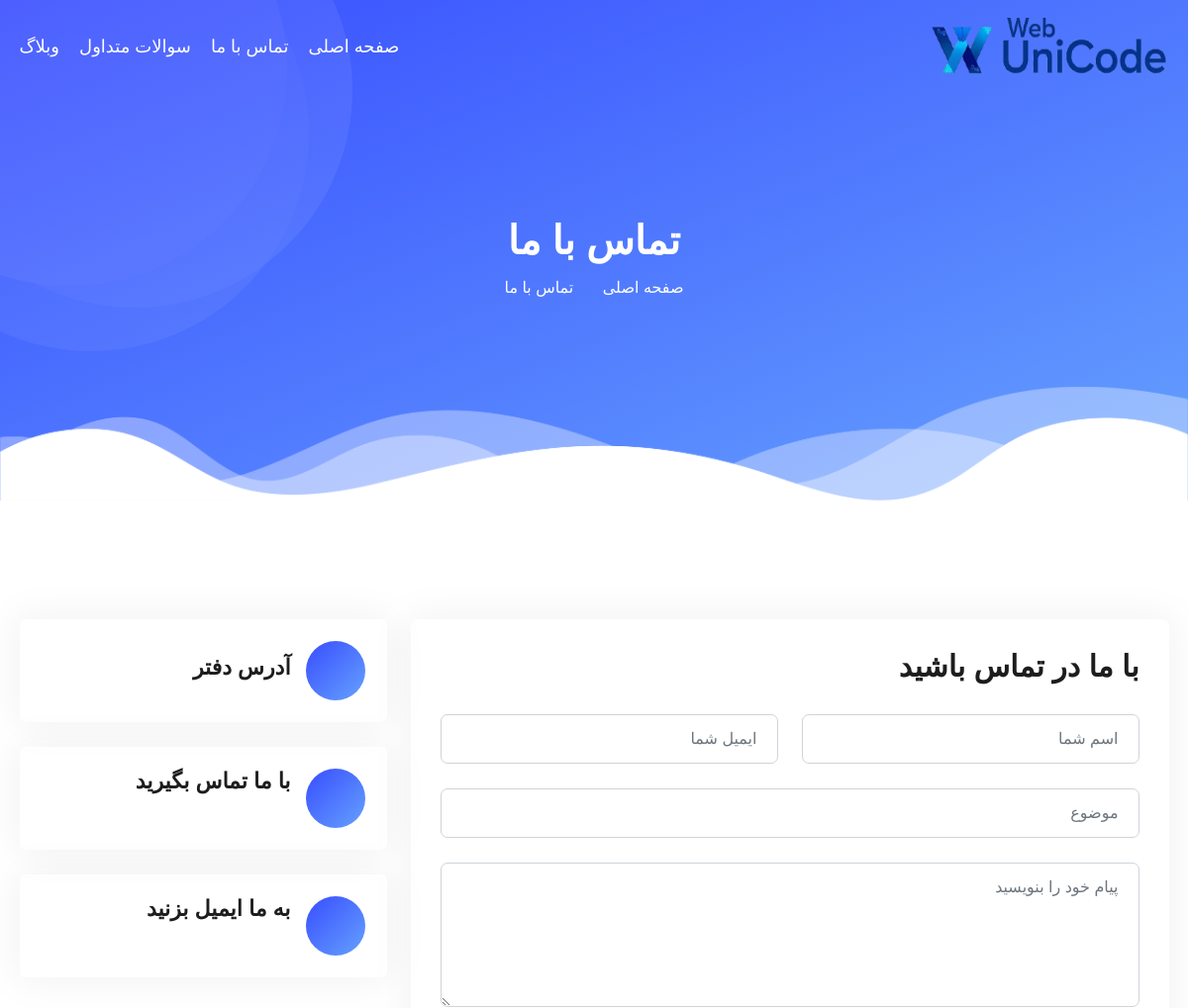
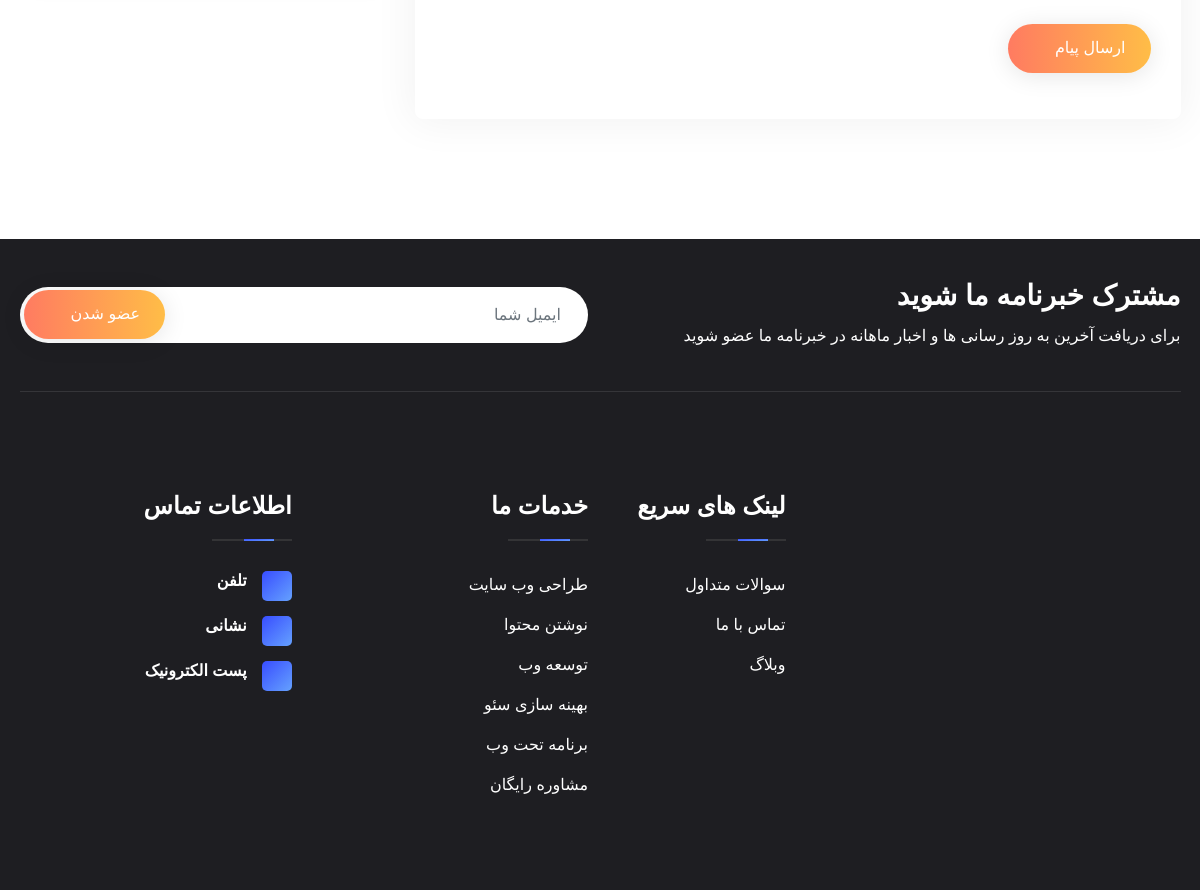
/contact, run on an earlier commit of the app's database (2 pictures, top to bottom).
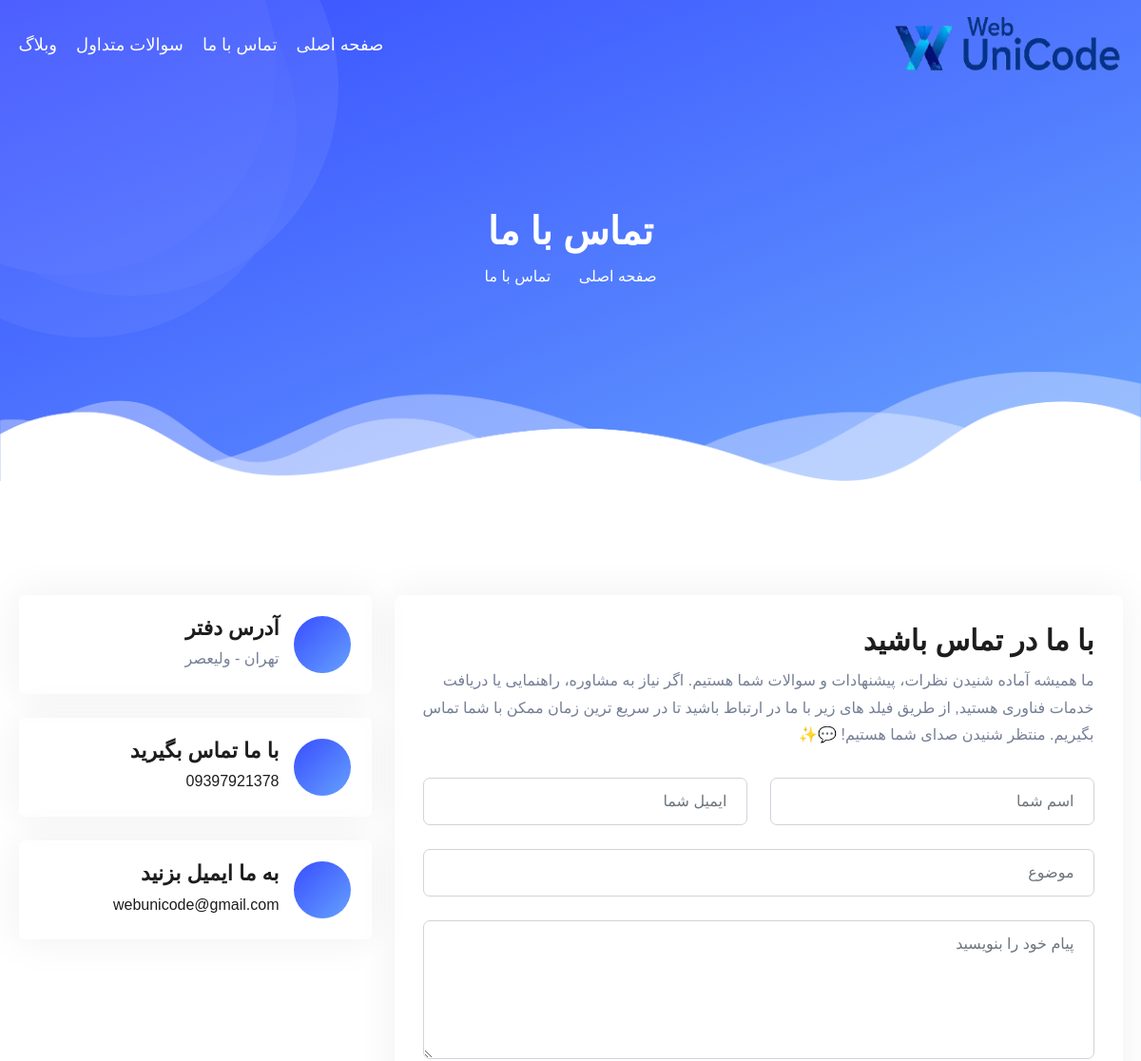
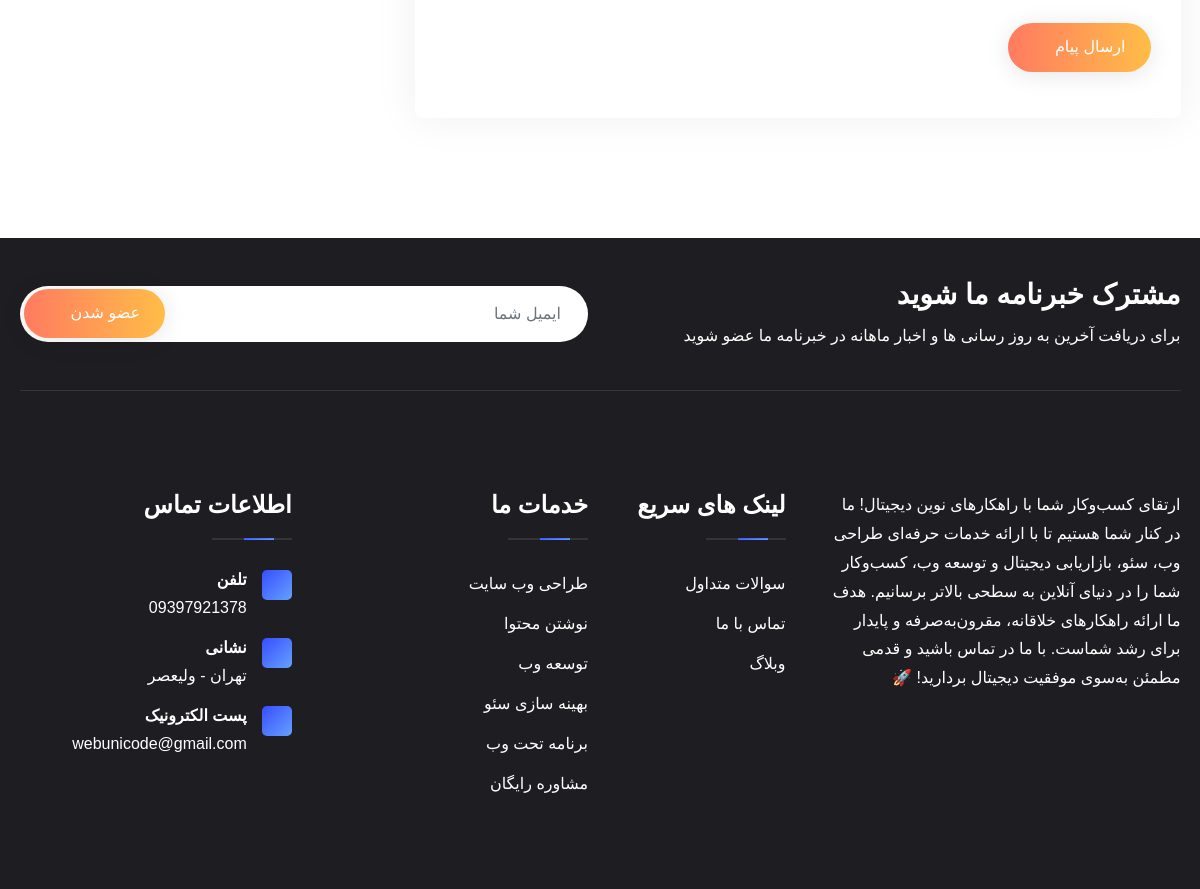
And on a later commit of the database (2 pictures, top to bottom).
### core/models.py (models this page shows, shortened)
class SiteSettings(models.Model):
    about_us_text = models.TextField(null=True, blank=True, verbose_name="متن درباره ما")
    contact_us_text = models.TextField(null=True, blank=True, verbose_name="متن تماس با ما")
    address = models.CharField(max_length=250, null=True, blank=True, verbose_name="آدرس ما")
    phone = models.CharField(max_length=250, null=True, blank=True, verbose_name="تلفن تماس")
    email = models.CharField(max_length=250, null=True, blank=True, verbose_name="ایمیل")
    class Meta:
        verbose_name = "تنظیمات"
        verbose_name_plural = "تنظیمات"

### core/views.py (the view, shortened to what this page needs)
# urls.py: path('contact', views.ContactView.as_view(), name='contact'),
class ContactView(View):
    def get(self, request):
        site_settings = SiteSettings.objects.first()
        form = ContactUsForm()
        return render(request, 'core/contact.html', {'site_settings': site_settings, 'form': form})

### core/forms.py
class ContactUsForm(forms.ModelForm):
    class Meta:
        model = ContactUs
        fields = '__all__'

### core/templates/core/contact.html (shortened to what this page needs)
{% extends 'base.html' %}
{% load static %}
{% block content %}
    <div class="site-breadcrumb">
        <div class="container">
            <h2 class="breadcrumb-title">تماس با ما</h2>
            <ul class="breadcrumb-menu">
                <li><a href="{% url 'core:home' %}">صفحه اصلی</a></li>
                <li class="active">تماس با ما</li>
            </ul>
        </div>
        <div class="hero-shape">
            <img src="{% static 'main/img/shape/03.svg' %}" alt>
        </div>
        <div class="hero-right-circles"></div>
    </div>
    <div class="contact-area py-120">
        <div class="container">
            <div class="contact-wrapper">
                <div class="row">
                    <div class="col-lg-8 align-self-center">
                        <div class="contact-form">
                            <div class="contact-form-header">
                                <h2>با ما در تماس باشید</h2>
                                <p>{{ site_settings.contact_us_text }}</p>
                            </div>
                                <form method="post" id="contact-form">
                                <div class="row">
                                    <div class="col-md-6">
                                        <div class="form-group">
                                            <input type="text" class="form-control" name="name" placeholder="اسم شما" required>
                                        </div>
                                    </div>
                                    <div class="col-md-6">
                                        <div class="form-group">
                                            <input type="email" class="form-control" name="email" placeholder="ایمیل شما" required>
                                        </div>
                                    </div>
                                </div>
                                <div class="form-group">
                                    <input type="text" class="form-control" name="subject" placeholder="موضوع" required>
                                </div>
                                <div class="form-group">
                                    <textarea name="message" cols="30" rows="5" class="form-control" placeholder="پیام خود را بنویسید"></textarea>
                                </div>
                                <button type="submit" class="theme-btn">ارسال
                                    پیام <i class="far fa-paper-plane"></i></button>
                            </form>
                        </div>
                    </div>
                    <div class="col-lg-4">
                        <div class="contact-content">
                            <div class="contact-info">
                                <div class="contact-info-icon">
                                    <i class="fas fa-map-marker-alt"></i>
                                </div>
                                <div class="contact-info-content">
                                    <h5>آدرس دفتر</h5>
                                    <p>{{ site_settings.address }}</p>
                                </div>
                            </div>
                            <div class="contact-info">
                                <div class="contact-info-icon">
                                    <i class="fas fa-phone"></i>
                                </div>
                                <div class="contact-info-content">
                                    <h5>با ما تماس بگیرید</h5>
                                    <a href="tel:{{ site_settings.phone }}">
                                        <p>{{ site_settings.phone }}</p>
                                    </a>
                                </div>
                            </div>
                            <div class="contact-info">
                                <div class="contact-info-icon">
                                    <i class="fas fa-envelope"></i>
                                </div>
                                <div class="contact-info-content">
                                    <h5>به ما ایمیل بزنید</h5>
                                    <p><a href="mailto:{{ site_settings.email }}" class="__cf_email__">{{ site_settings.email }}</a></p>
                                </div>
                            </div>
                        </div>
                    </div>
                </div>
            </div>
        </div>
    </div>
{% endblock %}

### templates/base.html (shortened to what this page needs)
{% load static %}
<!DOCTYPE html>
<html lang="en">
<head>
    <link rel="stylesheet" href="{% static 'main/css/bootstrap.min.css' %}">
    <link rel="stylesheet" href="{% static 'main/css/all-fontawesome.min.css' %}">
    <link rel="stylesheet" href="{% static 'main/css/themify-icons.css' %}">
    <link rel="stylesheet" href="{% static 'main/css/flaticon.css' %}">
    <link rel="stylesheet" href="{% static 'main/css/animate.min.css' %}">
    <link rel="stylesheet" href="{% static 'main/css/magnific-popup.min.css' %}">
    <link rel="stylesheet" href="{% static 'main/css/owl.carousel.min.css' %}">
    <link rel="stylesheet" href="{% static 'main/css/style.css' %}">
</head>
<body>
<header class="header">
    <div class="main-navigation">
        <nav class="navbar navbar-expand-lg">
            <div class="container">
                <a class="navbar-brand" href="{% url 'core:home' %}">
                    <img src="{% static 'main/img/logo/WebUniCodeImage.png' %}" class="logo-display" alt="logo" style="height: 85px; width: 250px">
                </a>
                <div class="collapse navbar-collapse" id="main_nav">
                    <ul class="navbar-nav">
                        <li class="nav-item dropdown">
                            <a class="nav-link" href="{% url 'core:home' %}">صفحه اصلی</a>
                        </li>
                        <li class="nav-item"><a class="nav-link" href="{% url 'core:contact' %}">تماس با ما</a></li>
                        <li class="nav-item"><a class="nav-link" href="{% url 'core:faq' %}" >سوالات متداول</a></li>
                        <li class="nav-item dropdown"><a class="nav-link" href="{% url 'blog:article_list' %}" >وبلاگ</a></li>
                    </ul>
                </div>
            </div>
        </nav>
    </div>
</header>
<main class="main">
    {% block content %}
    {% endblock %}
</main>
<footer class="footer-area">
    <div class="footer-widget">
        <div class="container">
            <div class="footer-top pt-40 pb-40">
                <div class="footer-newsletter">
                    <div class="row align-items-center">
                        <div class="col-md-6">
                            <div class="footer-newsletter-content">
                                <h3>مشترک خبرنامه ما شوید</h3>
                                <p>برای دریافت آخرین به روز رسانی ها و اخبار ماهانه در خبرنامه ما عضو شوید</p>
                            </div>
                        </div>
                        <div class="col-md-6">
                            <div class="subscribe-form">
                                <form method="post">
                                    <div class="form-group">
                                        <input name="email" type="email" class="form-control" placeholder="ایمیل شما">
                                        <button class="theme-btn" type="submit">
                                            عضو شدن <i class="far fa-paper-plane"></i>
                                        </button>
                                    </div>
                                </form>
                            </div>
                        </div>
                    </div>
                </div>
            </div>
            <div class="row footer-widget-wrapper pt-100 pb-70">
                <div class="col-md-6 col-lg-4">
                    <div class="footer-widget-box about-us">
                        <p class="mb-3">
                            {{ site_settings.about_us_text }}
                        </p>
                    </div>
                </div>
                <div class="col-md-6 col-lg-2">
                    <div class="footer-widget-box list">
                        <h4 class="footer-widget-title">لینک های سریع</h4>
                        <ul class="footer-list">
                            <li><a href="{% url 'core:faq' %}">سوالات متداول</a></li>
                            <li><a href="{% url 'core:contact' %}">تماس با ما</a></li>
                            <li><a href="{% url 'blog:article_list' %}">وبلاگ</a></li>
                        </ul>
                    </div>
                </div>
                <div class="col-md-6 col-lg-3">
                    <div class="footer-widget-box list">
                        <h4 class="footer-widget-title">خدمات ما</h4>
                        <ul class="footer-list">
                            <li><a href="#">طراحی وب سایت</a></li>
                            <li><a href="#">نوشتن محتوا</a></li>
                            <li><a href="#">توسعه وب</a></li>
                            <li><a href="#">بهینه سازی سئو</a></li>
                            <li><a href="#">برنامه تحت وب</a></li>
                            <li><a href="{% url 'core:contact' %}">مشاوره رایگان</a></li>
                        </ul>
                    </div>
                </div>
                <div class="col-md-6 col-lg-3">
                    <div class="footer-widget-box list">
                        <h4 class="footer-widget-title">اطلاعات تماس</h4>
                        <ul class="footer-contact">
                            <li>
                                <i class="fas fa-phone"></i>
                                <a>
                                    <h6>تلفن</h6>
                                    <p>{{ site_settings.phone }}</p>
                                </a>
                            </li>
                            <li>
                                <i class="fas fa-map-marker-alt"></i>
                                <a>
                                    <h6>نشانی</h6>
                                    <p>{{ site_settings.address }}</p>
                                </a>
                            </li>
                            <li>
                                <i class="fas fa-envelope"></i>
                                <a>
                                    <h6>پست الکترونیک</h6>
                                    <p>{{ site_settings.email }}</p>
                                </a>
                            </li>
                        </ul>
                    </div>
                </div>
            </div>
        </div>
    </div>
</footer>
</body>
</html>

What changed in the data, as far as the page shows it:
added SiteSettings: contact_us_text "ما همیشه آماده شنیدن نظرات، پیشنهادات و سوالات شما هستیم. اگر نیاز به مشاوره، راهنمایی یا دریافت خدمات فناوری هستید, از طریق فیلد های زیر با ما در ارتباط باشید تا در سریع ترین زمان ممکن با شما تماس بگیریم. منتظر شنیدن صدای شما هستیم! 💬✨", address "تهران - ولیعصر", phone "09397921378", email "webunicode@gmail.com", about_us_text "ارتقای کسب‌وکار شما با راهکارهای نوین دیجیتال! ما در کنار شما هستیم تا با ارائه خدمات حرفه‌ای طراحی وب، سئو، بازاریابی دیجیتال و توسعه وب، کسب‌وکار شما را در دنیای آنلاین به سطحی بالاتر برسانیم. هدف ما ارائه راهکارهای خلاقانه، مقرون‌به‌صرفه و پایدار برای رشد شماست. با ما در تماس باشید و قدمی مطمئن به‌سوی موفقیت دیجیتال بردارید! 🚀"
